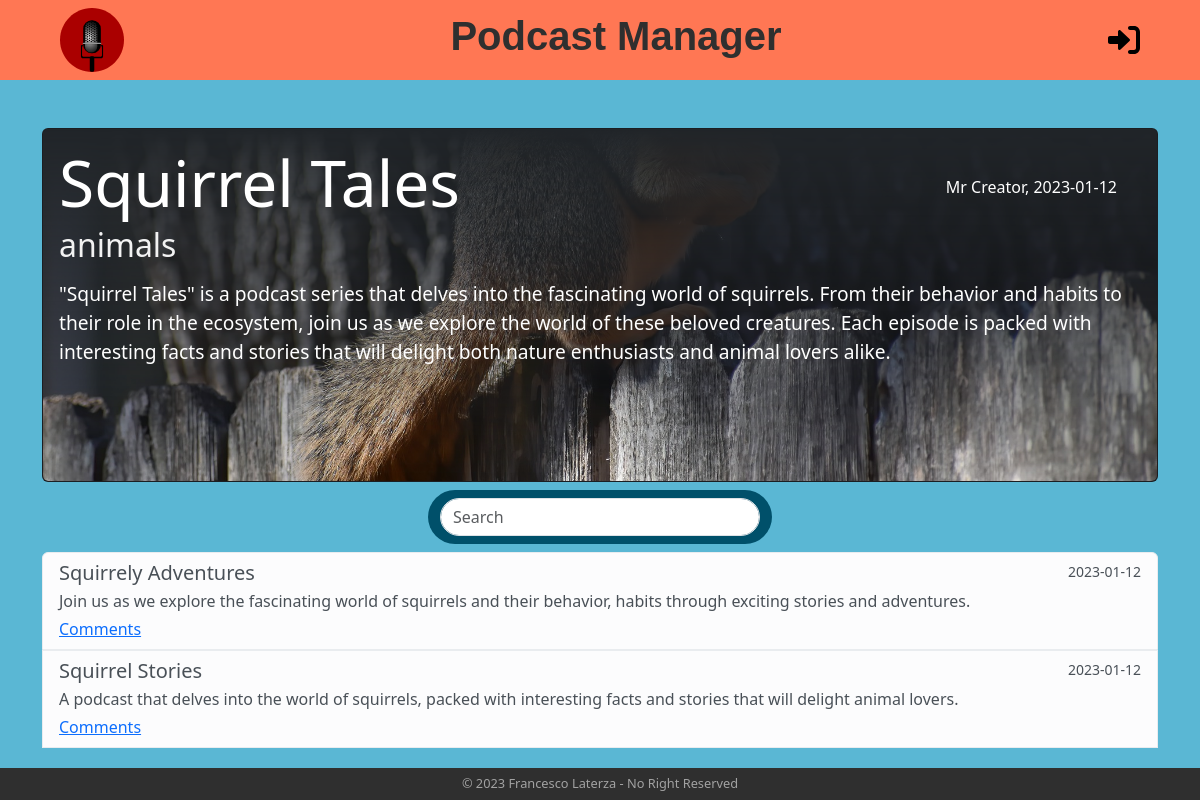
The page /series/13 on the database its author committed.
### tables this page shows
CREATE TABLE "series" (
	"id"	INTEGER,
	"title"	TEXT NOT NULL,
	"category"	TEXT NOT NULL,
	"date"	TEXT NOT NULL,
	"text"	TEXT NOT NULL,
	"creator_id"	INTEGER NOT NULL,
	PRIMARY KEY("id" AUTOINCREMENT),
	FOREIGN KEY("creator_id") REFERENCES "users"("id") ON DELETE CASCADE
);

CREATE TABLE "users" (
	"id"	INTEGER,
	"username"	TEXT NOT NULL,
	"email"	TEXT NOT NULL UNIQUE,
	"password"	TEXT NOT NULL,
	"is_creator"	INTEGER NOT NULL,
	PRIMARY KEY("id" AUTOINCREMENT)
);

CREATE TABLE "podcasts" (
	"id"	INTEGER,
	"title"	TEXT NOT NULL,
	"description"	TEXT NOT NULL,
	"date"	TEXT,
	"series_id"	INTEGER NOT NULL,
	"rnd_seed"	INTEGER NOT NULL,
	FOREIGN KEY("series_id") REFERENCES "series"("id") ON DELETE CASCADE,
	PRIMARY KEY("id" AUTOINCREMENT)
);

### app.py (the view)
@app.route('/series/<int:series_id>')
def series(series_id):
    series_selected = series_dao.get_series_by_id(series_id)
    if not series_selected:
        flash("Series do not exist...", "danger")
        return redirect(url_for("home"))
    if current_user.is_authenticated:
        podcasts = podcast_dao.get_podcasts(series_id, current_user.id)
    else:
        podcasts = podcast_dao.get_podcasts(series_id, 0)
    return render_template("series.html", series=series_selected, podcasts=podcasts, get_creator_name=users_dao.get_user_username_by_id, is_following=follows_dao.is_following, comments=comments_dao.get_comments, str=str)

### dao/comments_dao.py (called while the page is built)
def get_comments(podcast_id):
    conn = sqlite3.connect("db/series.db")
    conn.row_factory = sqlite3.Row
    cursor = conn.cursor()
    sql = "SELECT * FROM comments WHERE podcast_id = ? ORDER BY date ASC"
    cursor.execute(sql, (podcast_id, ))
    res = cursor.fetchall()
    cursor.close()
    conn.close()
    return res

### dao/podcast_dao.py (called while the page is built)
def get_podcasts(series_id, creator_id):
    conn = sqlite3.connect("db/series.db")
    conn.row_factory = sqlite3.Row
    cursor = conn.cursor()
    sql = "SELECT podcasts.*, creator_id FROM podcasts LEFT JOIN series ON podcasts.series_id = series.id WHERE series_id = ? AND ( podcasts.date <= ? OR creator_id = ? ) ORDER BY date ASC"
    curr_date = date.today()
    cursor.execute(sql, (series_id, curr_date, creator_id))
    res = cursor.fetchall()
    cursor.close()
    conn.close()
    return res

### dao/series_dao.py (called while the page is built)
def get_series_by_id(id):
    conn = sqlite3.connect("db/series.db")
    conn.row_factory = sqlite3.Row
    cursor = conn.cursor()
    sql = "SELECT * FROM series WHERE id = ?"
    cursor.execute(sql, (id, ))
    res = cursor.fetchone()
    cursor.close()
    conn.close()
    return res

### dao/users_dao.py (called while the page is built)
def get_user_by_id(id):
    conn = sqlite3.connect("db/series.db")
    conn.row_factory = sqlite3.Row
    cursor = conn.cursor()
    sql = "SELECT * FROM users WHERE id = ?"
    cursor.execute(sql, (id, ))
    res = cursor.fetchone()
    cursor.close()
    conn.close()
    return res

def get_user_username_by_id(id):
    user = get_user_by_id(id)
    return user["username"]

### templates/series.html (shortened to what this page needs)
{% extends "base.html" %} {% block title %}{{ series.title | e }}{% endblock %}
 {% block content%}
<main class="col-12 container height-main">
  <div class="card text-bg-dark mt-5">
    <img
      src="{{ url_for('static', filename='images/'+series.title.lower().replace(' ', '_').replace('\'', '_')+'.jpeg') }}"
      class="card-img series-img-bg"
      alt="series image"
    />
    <article class="card-img-overlay">
      <section class="d-flex justify-content-between align-items-center">
        <h5 class="card-title series-title">{{ series.title | e }}</h5>
        <h6 class="card-text me-4">
          {{ get_creator_name(series.creator_id) | e }}, {{ series.date | e }}
        </h6>
      </section>
      <section>
        <h6 class="card-subtitle text-muted series-subtitle">
          {{ series.category | e }}
        </h6>
        <p class="card-text series-text mt-3">{{ series.text | e }}</p>
      </section>
    </article>
  </div>
  {% if podcasts | length != 0 %}
  <nav class="navbar search-nav my-2 mx-auto">
    <div class="container-fluid">
      <input
        class="form-control search-tab"
        type="search"
        placeholder="Search"
        aria-label="Search"
      />
    </div>
  </nav>
  {% endif %}
  <article class="list-group">
     {% for podcast in podcasts %}
    <section
      class="list-group-item list-group-item-action list-group-item-light"
      data-podcast
    >
      <div class="d-flex w-100 justify-content-between">
        <h5 class="mb-1" data-podcast-title>{{ podcast.title | e }}</h5>
        <small>{{ podcast.date | e }}</small>
      </div>
      <p class="mb-1" data-podcast-description>{{ podcast.description | e }}</p>
      <a
        href="#"
        class=""
        data-bs-toggle="modal"
        data-bs-target="#modal-comments-{{ podcast.id }}"
        title="open comments section"
      >
        Comments
      </a>
    </section>
    {% endfor %}
  </article>
</main>
{% endblock%}

### static/style.css (style rules this page uses)
body { font-family: "Segoe UI", Tahoma, Geneva, Verdana, sans-serif; background-color: #5ab7d4; }
main { min-height: calc(100vh - 7rem); }
.card { background-color: #00506a; color: #5ab7d4; }
.series-img-bg { height: 20rem; object-fit: cover; -webkit-mask-image: -webkit-gradient( linear, left top, left bottom, from(rgba(0, 0, 0, 0)), to(rgba(0, 0, 0, 1)) ); mask-image: linear-gradient(to bottom, rgba(0, 0, 0, 0), rgba(0, 0, 0, 1)); }
.series-title { font-size: 4rem; }
.series-subtitle { font-size: 2rem; color: #f2f2f2 !important; }
.series-text { font-size: 1.2rem; }
.height-main { min-height: calc(100vh - 10rem); }
.search-nav { background-color: #00506a; border-radius: 5rem; max-width: fit-content; }
.search-tab { border-radius: 5rem; width: 20rem; }
@media (max-width: 1400px) { .series-img-bg { height: 22rem; } }

### rows shown on the page
series: title "Squirrel Tales", date "2023-01-12", category "animals", text "\"Squirrel Tales\" is a podcast series that delves into the fascinating world of squirrels. From their behavior and habits to their role in the ecosystem, join us as we explore the world of these beloved creatures. Each episode is packed with interesting facts and stories that will delight both nature enthusiasts and animal lovers alike."
users: username "Mr Creator"
podcasts: title "Squirrely Adventures", date "2023-01-12", description "Join us as we explore the fascinating world of squirrels and their behavior, habits through exciting stories and adventures."
podcasts: title "Squirrel Stories", date "2023-01-12", description "A podcast that delves into the world of squirrels, packed with interesting facts and stories that will delight animal lovers."
